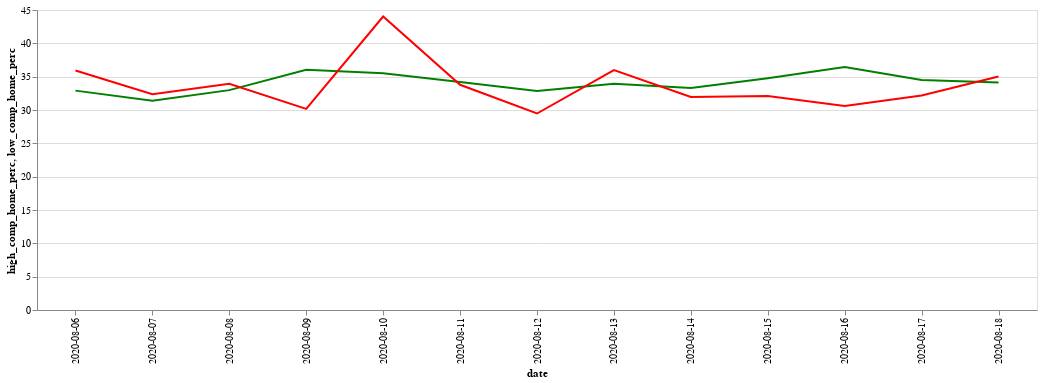

The notebook cell this image was saved under:
### Code cell
base = alt.Chart(df2.reset_index()).encode(x='date'
).properties(width = 1000)
alt.layer(
    base.mark_line(color='green').encode(y='high_comp_home_perc'),
    base.mark_line(color='red').encode(y='low_comp_home_perc')
).interactive()

### Figure 1 — Vega-Lite specification as saved in the notebook (floating-point values rounded to 4 significant figures)
{"config": {"view": {"continuousWidth": 400, "continuousHeight": 300}}, "layer": [{"mark": {"type": "line", "color": "green"}, "encoding": {"x": {"type": "nominal", "field": "date"}, "y": {"type": "quantitative", "field": "high_comp_home_perc"}}, "selection": {"selector013": {"type": "interval", "bind": "scales", "encodings": ["x", "y"]}}, "width": 1000}, {"mark": {"type": "line", "color": "red"}, "encoding": {"x": {"type": "nominal", "field": "date"}, "y": {"type": "quantitative", "field": "low_comp_home_perc"}}, "width": 1000}], "data": {"name": "data-33c478486ad8536af2cd3a2539d95381"}, "$schema": "https://vega.github.io/schema/vega-lite/v4.8.1.json", "datasets": {"data-33c478486ad8536af2cd3a2539d95381": [{"index": 22, "date": "2020-08-06", "high_comp_home_perc": 32.91, "low_comp_home_perc": 35.92}, {"index": 70, "date": "2020-08-13", "high_comp_home_perc": 33.94, "low_comp_home_perc": 35.98}, {"index": 80, "date": "2020-08-14", "high_comp_home_perc": 33.3, "low_comp_home_perc": 31.95}, {"index": 144, "date": "2020-08-09", "high_comp_home_perc": 36.04, "low_comp_home_perc": 30.17}, {"index": 147, "date": "2020-08-17", "high_comp_home_perc": 34.49, "low_comp_home_perc": 32.17}, {"index": 202, "date": "2020-08-10", "high_comp_home_perc": 35.5, "low_comp_home_perc": 44.02}, {"index": 226, "date": "2020-08-08", "high_comp_home_perc": 32.98, "low_comp_home_perc": 33.94}, {"index": 254, "date": "2020-08-12", "high_comp_home_perc": 32.84, "low_comp_home_perc": 29.47}, {"index": 273, "date": "2020-08-16", "high_comp_home_perc": 36.46, "low_comp_home_perc": 30.62}, {"index": 306, "date": "2020-08-07", "high_comp_home_perc": 31.4, "low_comp_home_perc": 32.37}, {"index": 324, "date": "2020-08-11", "high_comp_home_perc": 34.2, "low_comp_home_perc": 33.78}, {"index": 339, "date": "2020-08-18", "high_comp_home_perc": 34.13, "low_comp_home_perc": 35.02}, {"index": 347, "date": "2020-08-15", "high_comp_home_perc": 34.78, "low_comp_home_perc": 32.1}]}}
